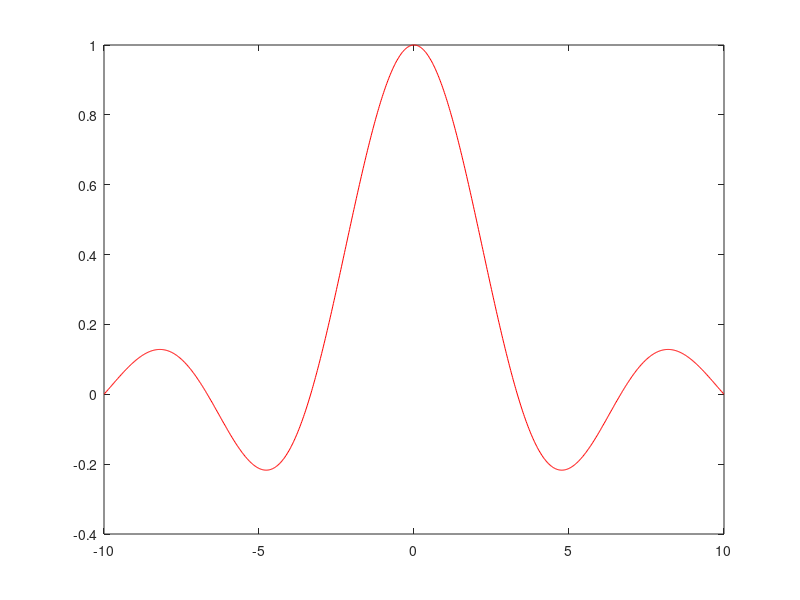

Here is the MATLAB script that generated this plot: (Note: this script raises an error after producing the figure.)
clear
clc

x=-10:20/1000:10;
w=sinc(0.3*x);

plot(x,w,'r');

med=[-10 -7.5 -4.5 0 4.5 7.5 10]';
dev=[1.0 1.0 1.0 1.0 1.0 1.0 1.0]';
y=[0.0 0.15 -0.2 1.0 -0.2 0.15 0.0]';

for i=1:length(x),
    xi=x(1,i);
    z(1,i)=efbd(xi,y,med,dev);
end;

hold;

plot(x,z,'b');

